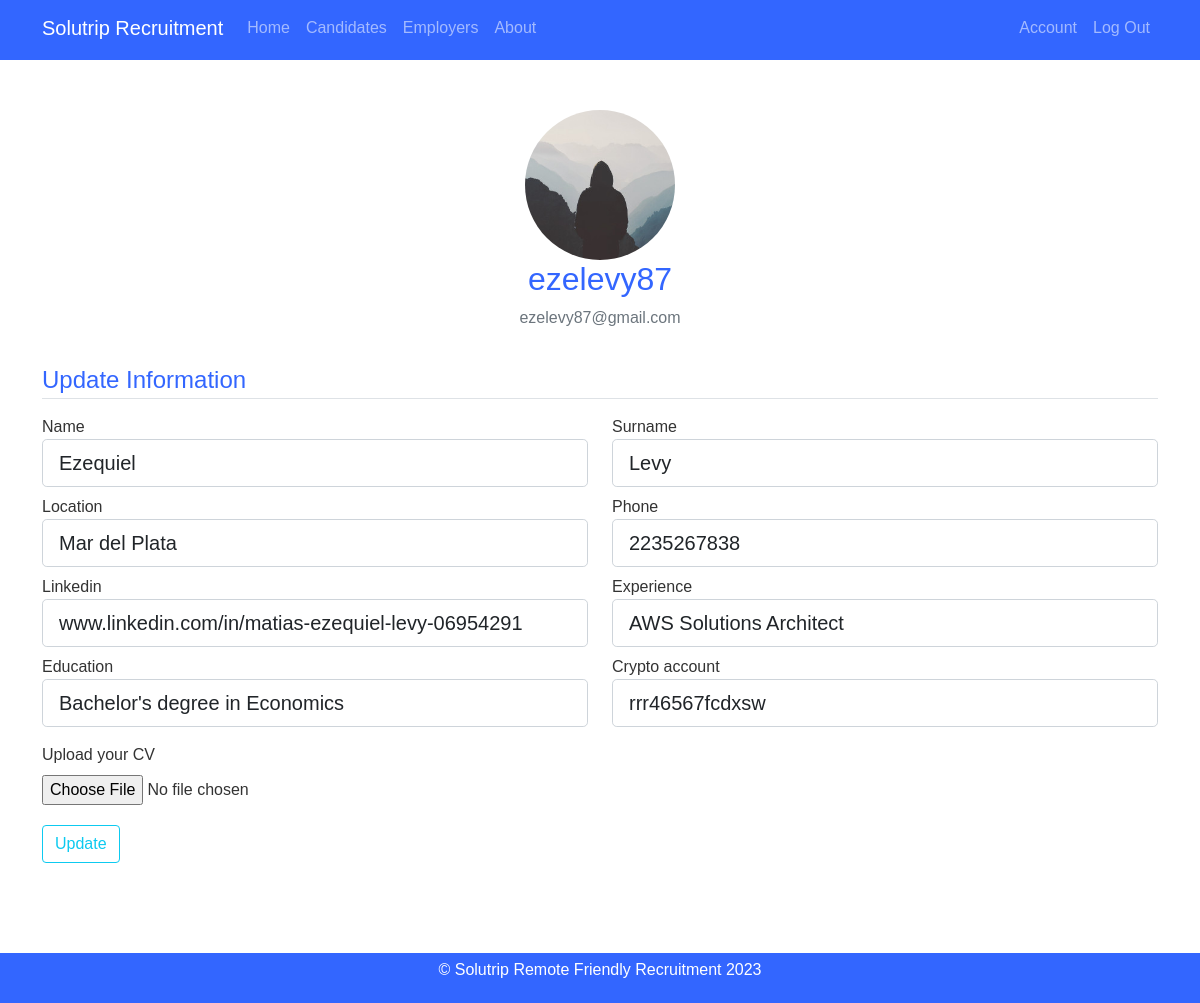
Page /account (signed in) on the committed database.
### Solutrip_app/models.py (models this page shows, shortened)
class User(db.Model, UserMixin):
    id = db.Column (db.Integer, primary_key=True)
    username = db.Column (db.String(64), unique=True, nullable=False)
    email = db.Column (db.String(120), unique=True, nullable=False)
    password = db.Column(db.String(128), nullable=False)
    image_file = db.Column(db.String(20), nullable=False, default='default.jpg')
    user_info = db.relationship('UserInfo', backref='user', lazy=True)
    companies = db.relationship('Company', backref='user', lazy=True)

class UserInfo(db.Model):
    id = db.Column (db.Integer, primary_key=True)
    name = db.Column(db.String(60))
    surname = db.Column(db.String(60))
    location = db.Column(db.String(60))
    phone = db.Column(db.String(20), nullable=True)
    linkedin = db.Column(db.String(100))
    experience = db.Column(db.String(200))
    education = db.Column(db.String(200))
    crypto_account = db.Column(db.String(50), unique=True)
    user_id = db.Column(db.Integer, db.ForeignKey('user.id'), nullable=False)

### Solutrip_app/routes.py (the view)
@app.route("/account", methods=['GET', 'POST'])
@login_required
def account():
    form = UpdateForm()
    if form.validate_on_submit():
        userinfo = UserInfo.query.filter_by(user_id=current_user.id).first()
        if not userinfo:
            userinfo = UserInfo(user_id=current_user.id)
            db.session.add(userinfo)
        userinfo.name = form.name.data
        userinfo.surname = form.surname.data
        userinfo.location = form.location.data
        userinfo.phone = form.phone.data
        userinfo.linkedin = form.linkedin.data
        userinfo.experience = form.experience.data
        userinfo.education = form.education.data
        userinfo.crypto_account = form.crypto_account.data
        if form.cv.data:
            cv_file = save_cv(form.cv.data)
            current_user.cv = cv_file
        db.session.commit()
        flash('Your account has been updated', 'success')
        return redirect(url_for('account'))
    elif request.method == 'GET':
        userinfo = UserInfo.query.filter_by(user_id=current_user.id).first()
        if userinfo:
            form.name.data = userinfo.name
            form.surname.data = userinfo.surname
            form.location.data = userinfo.location
            form.phone.data = userinfo.phone
            form.linkedin.data = userinfo.linkedin
            form.experience.data = userinfo.experience
            form.education.data = userinfo.education
            form.crypto_account.data = userinfo.crypto_account
    image_file = url_for('static', filename='profile_pics/' + current_user.image_file)
    return render_template("account.html", title="Account", image_file=image_file, form=form)

### Solutrip_app/forms.py
class UpdateForm(FlaskForm):
    name = StringField('Name', validators=[DataRequired()])
    surname = StringField('Surname', validators=[DataRequired()])
    location = StringField('Location', validators=[DataRequired()])
    phone = StringField('Phone', validators=[DataRequired()])
    experience = StringField('Experience', validators=[DataRequired()])
    education = StringField('Education', validators=[DataRequired()])
    linkedin = StringField('Linkedin', validators=[DataRequired()])
    crypto_account = StringField('Crypto account', validators=[DataRequired()], description='Enter your cryptocurrency account address. If you do not have, write *')
    cv = FileField('Upload your CV', validators=[FileAllowed(['pdf', 'doc', 'docx'])])
    submit = SubmitField('Update')

### Solutrip_app/models.py (called while the page is built)
@login_manager.user_loader
def load_user(user_id):
    return User.query.get(int(user_id))

### Solutrip_app/templates/account.html (shortened to what this page needs)
{% extends 'layout.html' %}
{% block content %}
    <div class="content-section-account">
        <div class="media mx-auto">
        <img class="rounded-circle account-img" src="{{ image_file }}" width="150" height="150">
        <div class="media-body">
            <h2 class="account-heading">{{ current_user.username }}</h2>
            <p class="text-secondary"> {{ current_user.email }}</p>
        </div>
        </div>
        <div class="content-section-update">
            <form method="POST" action="" enctype="multipart/form-data">
                <fieldset class="form-group">
                    <legend class="border-bottom mb-3 mt-3">Update Information</legend>
                    <div class="row">
                        <div class="col-md-6 mb-2">
                            <label class="form-control-label">{{ form.name.label.text }}</label>
                            {% if form.name.errors %}
                                {{ form.name(class="form-control form-control-lg flex-column is-invalid") }}
                                <div class="invalid-feedback">
                                    {% for error in form.name.errors%}
                                        <span> {{ error }}</span>
                                    {% endfor %}
                                </div>
                            {% else %}
                                {{ form.name(class="form-control form-control-lg flex-column") }}
                            {% endif %}
                        </div>
                        <div class="col-md-6 mb-2">
                            <label class="form-control-label">{{ form.surname.label.text }}</label>
                            {% if form.surname.errors %}
                                {{ form.surname(class="form-control form-control-lg flex-column is-invalid") }}
                                <div class="invalid-feedback">
                                    {% for error in form.surname.errors%}
                                        <span> {{ error }}</span>
                                    {% endfor %}
                                </div>
                            {% else %}
                                {{ form.surname(class="form-control form-control-lg flex-column") }}
                            {% endif %}
                        </div>
                    </div>
                    <div class ="row">
                        <div class="col-md-6 mb-2">
                            <label class="form-control-label">{{ form.location.label.text }}</label>
                            {% if form.location.errors %}
                                {{ form.location(class="form-control form-control-lg flex-column is-invalid") }}
                                <div class="invalid-feedback">
                                    {% for error in form.name.errors%}
                                        <span> {{ error }}</span>
                                    {% endfor %}
                                </div>
                            {% else %}
                                {{ form.location(class="form-control form-control-lg flex-column") }}
                            {% endif %}
                        </div>
                        <div class="col-md-6 mb-2">
                            <label class="form-control-label">{{ form.phone.label.text }}</label>
                            {% if form.phone.errors %}
                                {{ form.phone(class="form-control form-control-lg flex-column is-invalid") }}
                                <div class="invalid-feedback">
                                    {% for error in form.name.errors%}
                                        <span> {{ error }}</span>
                                    {% endfor %}
                                </div>
                            {% else %}
                                {{ form.phone(class="form-control form-control-lg flex-column") }}
                            {% endif %}
                        </div>
                    </div>
                    <div class="row">
                        <div class="col-md-6 mb-2">
                            <label class="form-control-label">{{ form.linkedin.label.text }}</label>
                            {% if form.linkedin.errors %}
                                {{ form.linkedin(class="form-control form-control-lg flex-column is-invalid") }}
                                <div class="invalid-feedback">
                                    {% for error in form.name.errors%}
                                        <span> {{ error }}</span>
                                    {% endfor %}
                                </div>
                            {% else %}
                                {{ form.linkedin(class="form-control form-control-lg flex-column") }}
                            {% endif %}
                        </div>
                        <div class="col-md-6 mb-2">
                            <label class="form-control-label">{{ form.experience.label.text }}</label>
                            {% if form.experience.errors %}
                                {{ form.experience(class="form-control form-control-lg flex-column is-invalid") }}
                                <div class="invalid-feedback">
                                    {% for error in form.name.errors%}
                                        <span> {{ error }}</span>
                                    {% endfor %}
                                </div>
                            {% else %}
                                {{ form.experience(class="form-control form-control-lg flex-column") }}
                            {% endif %}
                        </div>
                    </div>
                    <div class="row">
                        <div class="col-md-6 mb-2">
                            <label class="form-control-label">{{ form.education.label.text }}</label>
                            {% if form.education.errors %}
                                {{ form.education(class="form-control form-control-lg flex-column is-invalid") }}
                                <div class="invalid-feedback">
                                    {% for error in form.name.errors%}
                                        <span> {{ error }}</span>
                                    {% endfor %}
                                </div>
                            {% else %}
                                {{ form.education(class="form-control form-control-lg flex-column") }}
                            {% endif %}
                        </div>
                        <div class="col-md-6 mb-2">
                            <label class="form-control-label">{{ form.crypto_account.label.text }}</label>
                            {% if form.crypto_account.errors %}
                                {{ form.crypto_account(class="form-control form-control-lg flex-column is-invalid") }}
                                <div class="invalid-feedback">
                                    {% for error in form.name.errors%}
                                        <span> {{ error }}</span>
                                    {% endfor %}
                                </div>
                            {% else %}
                                {{ form.crypto_account(class="form-control form-control-lg flex-column") }}
                            {% endif %}
                        </div>
                    </div>
                    <div class="form-group mt-2">
                        {{ form.cv.label() }} <br>
                        {{ form.cv(class="form-control-file mt-2") }}
                    </div>
                </fieldset>
                <div class="form-group mt-3">
                    {{ form.submit(class="btn btn-outline-info mt-1") }}
                </div>
        </div>
    </div>
{% endblock content %}

### Solutrip_app/templates/layout.html (shortened to what this page needs)
<html>
  <head>
    <link href="https://cdn.jsdelivr.net/npm/bootstrap@5.0.2/dist/css/bootstrap.min.css" rel="stylesheet">
    <link rel="stylesheet" type="text/css" href="{{ url_for('static', filename='styles.css') }}">
  </head>
  <body>
    <header class="site-header">
      <nav class="navbar navbar-expand-md navbar-dark bg-steel fixed-top">
        <div class="container">
          <a class="navbar-brand mr-4" href="/">Solutrip Recruitment</a>
          <div class="collapse navbar-collapse d-flex" id="navbarToggle">
            <div class="navbar-nav mr-auto flex-grow-1">
              <a class="nav-item nav-link {% if request.path == '/' %}active{% endif %}" href="{{ url_for('home') }}">Home</a>
              <a class="nav-item nav-link" href="{{ url_for('candidates')}}">Candidates</a>
              <a class="nav-item nav-link" href="{{ url_for('employers')}}">Employers</a>
              <a class="nav-item nav-link" href="{{ url_for('about')}}">About</a>
            </div>
            <div class="navbar-nav ml-auto">
              {% if current_user.is_authenticated %}
              <a class="nav-item nav-link" href="{{ url_for('account')}}">Account</a>
              <a class="nav-item nav-link" href="{{ url_for('logout')}}">Log Out</a>
              {% else %}
              <a class="nav-item nav-link" href="{{ url_for('login')}}">Login</a>
              <a class="nav-item nav-link" href="{{ url_for('register')}}">Register</a>
              {% endif %}
            </div>
          </div>
        </div>
      </nav>
    </header>
    <div class="col-md-12">
      <div class="container">
        {% block content %}
        {% endblock %}
      </div>
    </div>
    <footer>
        <p>&copy; Solutrip Remote Friendly Recruitment 2023</p>
    </footer>
  </body>
</html>

### Solutrip_app/static/styles.css (style rules this page uses)
body { background-image: url(bg-img.jpg); background-size: cover; font-family: Arial, sans-serif; color: #333; }
header { display: flex; justify-content: space-between; align-items: center; padding: 0 10px; height: 60px; background-color: #3366ff; }
html, body { height: 100%; }
footer { display: flex; justify-content: center; align-items: center; height: 50px; background-color: #3366ff; color: #fff; position: absolute; bottom: 0; width: 100%; }
.border-bottom { color: #3366ff; }
#account h1,h2 { color: #3366ff; }
.content-section-account { margin-top: 50px; text-align: center; }
.content-section-update { text-align: left; margin-bottom: 20px; padding-bottom: 40px; }
form { margin-bottom: 100px; }
footer { position: fixed; bottom: 0; width: 100%; }

### rows in the picture
User: username "ezelevy87", email "ezelevy87@gmail.com"
UserInfo: name "Ezequiel", surname "Levy", location "Mar del Plata", phone "2235267838", linkedin "www.linkedin.com/in/matias-ezequiel-levy-06954291", experience "AWS Solutions Architect", education "Bachelor's degree in Economics", crypto_account "rrr46567fcdxsw"
